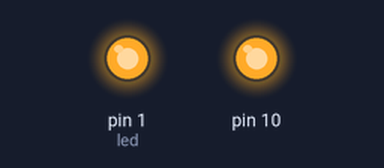
Bench run of a sketch on a simulated Arduino Uno, built with avr-gcc and run on an emulated ATmega328P. Shown: output pins drawn as LEDs (lit = HIGH). Pins used as bus, display or sensor lines are not drawn.

Above: at 2.5 s.
At 7.5 s:
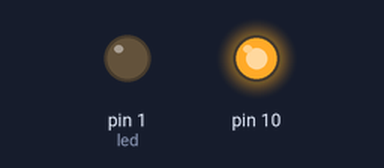
Timing chart, 0 to 13.0 s (numbered marks = the images above):
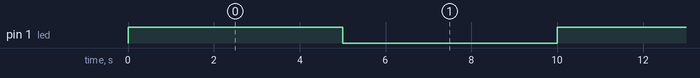

The sketch:

probando_ruedas.ino
```cpp
#include <SPI.h>

//-- Pin usado para la seleccion del esclavo
#define SS 5
#define led 1
void setup() {

  //-- Inicializar SPI
  SPI.begin();
  SPI.beginTransaction (SPISettings (4000000, MSBFIRST, SPI_MODE0));
  pinMode(SS, OUTPUT);
  pinMode(led, OUTPUT);
}

//-- Enviar un valor por el SPI para
//-- sacarlo por los LEDs de la FPGA
void write_LEDs(uint8_t value)
{
  digitalWrite(SS, LOW);
  SPI.transfer(value);
  digitalWrite(SS, HIGH);
}

void loop() {

  //-- Sacar valor 0xAA por los LEDs
  write_LEDs(0x02);
  digitalWrite(led, HIGH);
  delay(5000);

  //-- Sacar valor 0x55 por los LEDs
  write_LEDs(0x01);
  digitalWrite(led, LOW);
  delay(5000);
}
```

Measured:
- by itself, pin 1 (led): alternates HIGH for 5.0 s and LOW for 5.0 s
